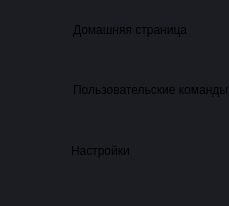
           <widget class="QFrame" name="frame_left_menu">
            <property name="sizePolicy">
             <sizepolicy hsizetype="Preferred" vsizetype="Preferred">
              <horstretch>0</horstretch>
              <verstretch>0</verstretch>
             </sizepolicy>
            </property>
            <property name="maximumSize">
             <size>
              <width>70</width>
              <height>16777215</height>
             </size>
            </property>
            <property name="layoutDirection">
             <enum>Qt::LeftToRight</enum>
            </property>
            <property name="styleSheet">
             <string notr="true">background-color: rgb(27, 29, 35);</string>
            </property>
            <property name="frameShape">
             <enum>QFrame::NoFrame</enum>
            </property>
            <property name="frameShadow">
             <enum>QFrame::Raised</enum>
            </property>
            <layout class="QVBoxLayout" name="verticalLayout_5">
             <property name="spacing">
              <number>1</number>
             </property>
             <property name="leftMargin">
              <number>0</number>
             </property>
             <property name="topMargin">
              <number>0</number>
             </property>
             <property name="rightMargin">
              <number>0</number>
             </property>
             <property name="bottomMargin">
              <number>0</number>
             </property>
             <item alignment="Qt::AlignTop">
              <widget class="QFrame" name="frame_menus">
               <property name="frameShape">
                <enum>QFrame::NoFrame</enum>
               </property>
               <property name="frameShadow">
                <enum>QFrame::Raised</enum>
               </property>
               <layout class="QVBoxLayout" name="layout_menus">
                <property name="spacing">
                 <number>0</number>
                </property>
                <property name="leftMargin">
                 <number>0</number>
                </property>
                <property name="topMargin">
                 <number>0</number>
                </property>
                <property name="rightMargin">
                 <number>0</number>
                </property>
                <property name="bottomMargin">
                 <number>0</number>
                </property>
                <item>
                 <widget class="QPushButton" name="btn_home">
                  <property name="sizePolicy">
                   <sizepolicy hsizetype="Expanding" vsizetype="Fixed">
                    <horstretch>0</horstretch>
                    <verstretch>0</verstretch>
                   </sizepolicy>
                  </property>
                  <property name="minimumSize">
                   <size>
                    <width>0</width>
                    <height>60</height>
                   </size>
                  </property>
                  <property name="font">
                   <font>
                    <family>Segoe UI</family>
                   </font>
                  </property>
                  <property name="layoutDirection">
                   <enum>Qt::LeftToRight</enum>
                  </property>
                  <property name="styleSheet">
                   <string notr="true">QPushButton {	
	background-image: url(:/16x16/icons/16x16/cil-home.png);
	background-position: left center;
    background-repeat: no-repeat;
	border: none;
	border-left: 28px solid rgb(27, 29, 35);
	background-color: rgb(27, 29, 35);
	text-align: left;
	padding-left: 45px;
}
QPushButton:hover {
	background-color: rgb(33, 37, 43);
	border-left: 28px solid rgb(33, 37, 43);
}
QPushButton:pressed {	
	background-color: rgb(85, 170, 255);
	border-left: 28px solid rgb(85, 170, 255);
}</string>
                  </property>
                  <property name="text">
                   <string>Домашняя страница</string>
                  </property>
                 </widget>
                </item>
                <item>
                 <widget class="QPushButton" name="btn_user">
                  <property name="sizePolicy">
                   <sizepolicy hsizetype="Expanding" vsizetype="Fixed">
                    <horstretch>0</horstretch>
                    <verstretch>0</verstretch>
                   </sizepolicy>
                  </property>
                  <property name="minimumSize">
                   <size>
                    <width>0</width>
                    <height>60</height>
                   </size>
                  </property>
                  <property name="font">
                   <font>
                    <family>Segoe UI</family>
                   </font>
                  </property>
                  <property name="layoutDirection">
                   <enum>Qt::LeftToRight</enum>
                  </property>
                  <property name="styleSheet">
                   <string notr="true">QPushButton {	
	background-image: url(:/16x16/icons/16x16/cil-user-follow.png);
	background-position: left center;
    background-repeat: no-repeat;
	border: none;
	border-left: 28px solid rgb(27, 29, 35);
	background-color: rgb(27, 29, 35);
	text-align: left;
	padding-left: 45px;
}
QPushButton:hover {
	background-color: rgb(33, 37, 43);
	border-left: 28px solid rgb(33, 37, 43);
}
QPushButton:pressed {	
	background-color: rgb(85, 170, 255);
	border-left: 28px solid rgb(85, 170, 255);
}</string>
                  </property>
                  <property name="text">
                   <string>Пользовательские команды</string>
                  </property>
                 </widget>
                </item>
               </layout>
              </widget>
             </item>
             <item alignment="Qt::AlignBottom">
              <widget class="QFrame" name="frame_extra_menus">
               <property name="sizePolicy">
                <sizepolicy hsizetype="Preferred" vsizetype="Preferred">
                 <horstretch>0</horstretch>
                 <verstretch>0</verstretch>
                </sizepolicy>
               </property>
               <property name="frameShape">
                <enum>QFrame::NoFrame</enum>
               </property>
               <property name="frameShadow">
                <enum>QFrame::Raised</enum>
               </property>
               <layout class="QVBoxLayout" name="layout_menu_bottom">
                <property name="spacing">
                 <number>10</number>
                </property>
                <property name="leftMargin">
                 <number>0</number>
                </property>
                <property name="topMargin">
                 <number>0</number>
                </property>
                <property name="rightMargin">
                 <number>0</number>
                </property>
                <property name="bottomMargin">
                 <number>25</number>
                </property>
                <item>
                 <widget class="QPushButton" name="btn_settings">
                  <property name="sizePolicy">
                   <sizepolicy hsizetype="Expanding" vsizetype="Fixed">
                    <horstretch>0</horstretch>
                    <verstretch>0</verstretch>
                   </sizepolicy>
                  </property>
                  <property name="minimumSize">
                   <size>
                    <width>0</width>
                    <height>60</height>
                   </size>
                  </property>
                  <property name="font">
                   <font>
                    <family>Segoe UI</family>
                   </font>
                  </property>
                  <property name="layoutDirection">
                   <enum>Qt::LeftToRight</enum>
                  </property>
                  <property name="styleSheet">
                   <string notr="true">QPushButton {	
	background-image: url(:/20x20/icons/20x20/cil-settings.png);
	background-position: left center;
    background-repeat: no-repeat;
	border: none;
	border-left: 26px solid rgb(27, 29, 35);
	background-color: rgb(27, 29, 35);
	text-align: left;
	padding-left: 45px;
}
QPushButton:hover {
	background-color: rgb(33, 37, 43);
	border-left: 26px solid rgb(33, 37, 43);
}
QPushButton:pressed {	
	background-color: rgb(85, 170, 255);
	border-left: 26px solid rgb(85, 170, 255);
}</string>
                  </property>
                  <property name="text">
                   <string>Настройки</string>
                  </property>
                 </widget>
                </item>
               </layout>
              </widget>
             </item>
            </layout>
           </widget>
